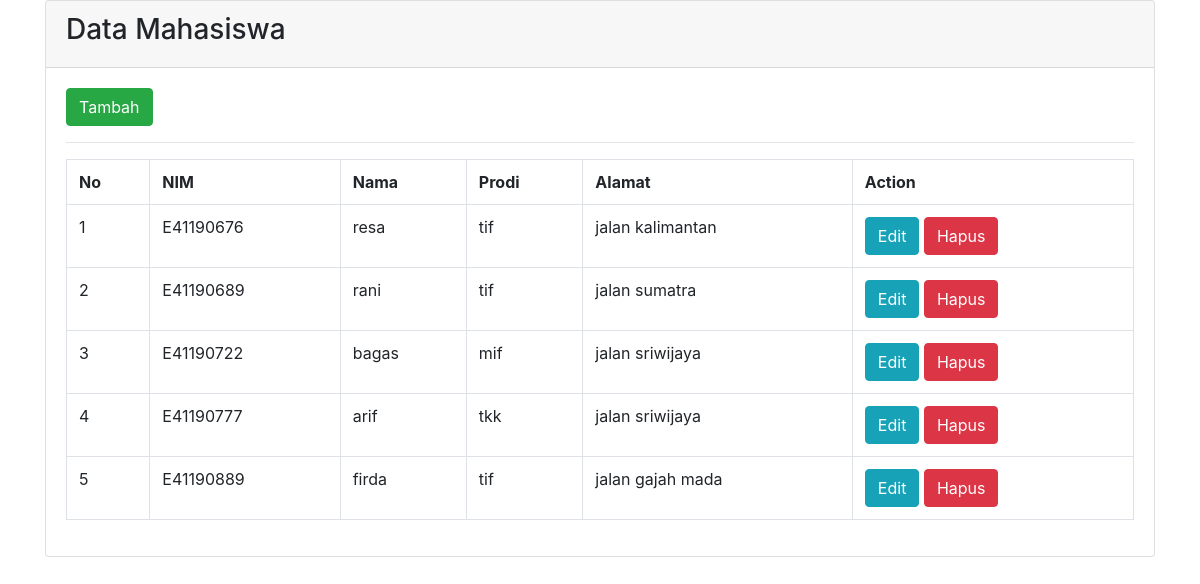
The page / on the database its author committed.
### tables this page shows
CREATE TABLE `tb_mahasiswa` (
  `nim` varchar(10) NOT NULL,
  `nama_mhs` varchar(30) NOT NULL,
  `prodi` varchar(20) NOT NULL,
  `alamat` varchar(100) NOT NULL
);

### library.php (called while the page is built, shortened)
<?php
	class Library{
	    public function __construct()
	    {
	        $host = "localhost";
	        $dbname = "database";
	        $username = "root";
	        $password = "";
	        $this->db = new PDO("mysql:host={$host};dbname={$dbname}", $username, $password);
	    }
	    public function show()
	    {
	        $query = $this->db->prepare("SELECT * FROM tb_mahasiswa");
	        $query->execute();
	        $data = $query->fetchAll();
	        return $data;
	    }
	}
?>

### index.php (the view, shortened to what this page needs)
<?php
include('library.php');
$lib = new Library();
$data_mhs = $lib->show();
?>
<html>
    <head>
        <link rel="stylesheet" href="bootstrap.min.css">
    </head>
    <body>
    <div class="container">
        <div class="card">
            <div class="card-header">
                <h3>Data Mahasiswa</h3>
            </div>
            <div class="card-body">
                <a href="tambah.php" class="btn btn-success">Tambah</a>
                <hr/>
                <table class="table table-bordered" width="60%">
                    <tr>
                        <th>No</th>
                        <th>NIM</th>
                        <th>Nama</th>
                        <th>Prodi</th>
                        <th>Alamat</th>
                        <th>Action</th>
                    </tr>
                    <?php
                    $no = 1;
                    foreach($data_mhs as $row)
                    {
                        echo "<tr>";
                        echo "<td>".$no."</td>";
                        echo "<td>".$row['nim']."</td>";
                        echo "<td>".$row['nama_mhs']."</td>";
                        echo "<td>".$row['prodi']."</td>";
                        echo "<td>".$row['alamat']."</td>";
                        echo "<td><a class='btn btn-info' href='edit.php?nim=".$row['nim']."'>Edit</a>
                        <a class='btn btn-danger' href='index.php?hapus_siswa=".$row['nim']."'>Hapus</a></td>";
                        echo "</tr>";
                        $no++;
                    }
                    ?>
                </table>
            </div>
        </div>
    </div>
    </body>
</html>

### rows shown on the page
tb_mahasiswa: nim "E41190676", nama_mhs "resa", prodi "tif", alamat "jalan kalimantan"
tb_mahasiswa: nim "E41190689", nama_mhs "rani", prodi "tif", alamat "jalan sumatra"
tb_mahasiswa: nim "E41190722", nama_mhs "bagas", prodi "mif", alamat "jalan sriwijaya"
tb_mahasiswa: nim "E41190777", nama_mhs "arif", prodi "tkk", alamat "jalan sriwijaya"
tb_mahasiswa: nim "E41190889", nama_mhs "firda", prodi "tif", alamat "jalan gajah mada"
